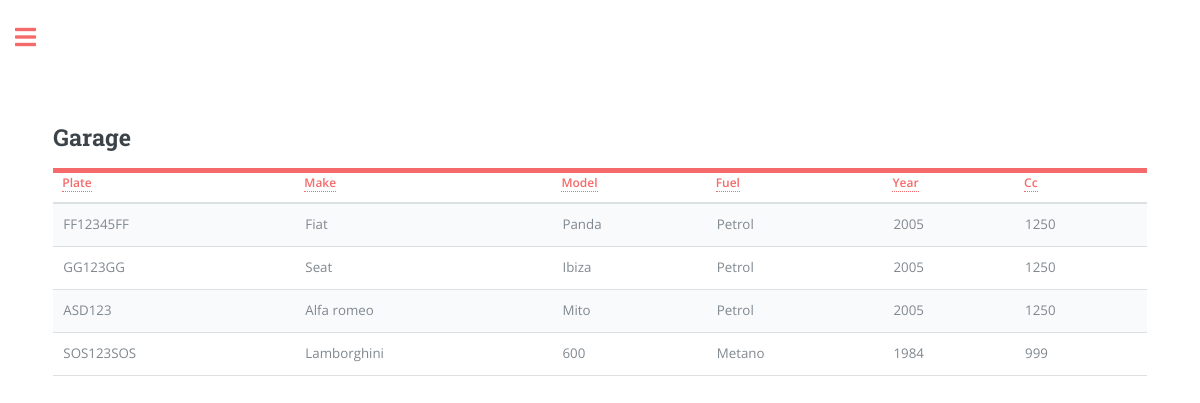
/garage_view (signed in), run on the app's committed database.
### app/models.py (models this page shows, shortened)
class Car(db.Model):
    plate = db.Column(db.String(8), primary_key=True, index=True, unique=True)
    make = db.Column(db.String(15), index=True)
    model = db.Column(db.String(15), index=True)
    fuel = db.Column(db.String(8), index=True)
    year = db.Column(db.Integer, index=True)
    cc = db.Column(db.Integer, index=True)
    user_id = db.Column(db.Integer, db.ForeignKey('user.id'))

### app/routes.py (the view)
@app.route('/garage_view', methods=['GET', 'POST'])
@login_required
def garage_view():
    user_cars = current_user.garage.all()
    return render_template('garage_view.html', title='Garage', page="garage_view", user_cars=user_cars)

### app/models.py (called while the page is built)
@login.user_loader
def load_user(id):
    return User.query.get(int(id))

### app/templates/garage_view.html (shortened to what this page needs)
{% extends "index.html" %}
{% block content %}
<head>
</head>
<header id="header">
  <h2>Garage</h2>
</header>
<table class="table" id="carTable">
    <thead>
      <tr>
        <th scope="col"><a href="#" class="sort-link" data-sort="plate">Plate</a></th>
        <th scope="col"><a href="#" class="sort-link" data-sort="make">Make</a></th>
        <th scope="col"><a href="#" class="sort-link" data-sort="model">Model</a></th>
        <th scope="col"><a href="#" class="sort-link" data-sort="fuel">Fuel</a></th>
        <th scope="col"><a href="#" class="sort-link" data-sort="year">Year</a></th>
        <th scope="col"><a href="#" class="sort-link" data-sort="cc">Cc</a></th>
      </tr>
    </thead>
    <tbody>
      {% for car in user_cars %}
      <tr>
          <td data-sort="plate">{{ car.plate }}</td>
          <td data-sort="make">{{ car.make }}</td>
          <td data-sort="model">{{ car.model }}</td>
          <td data-sort="fuel">{{ car.fuel }}</td>
          <td data-sort="year">{{ car.year }}</td>
          <td data-sort="cc">{{ car.cc }}</td>
      </tr>
      {% endfor %}
  </tbody>
</table>
{% endblock %}

### app/static/css/main.css (style rules this page uses)
html, body, div, span, applet, object, iframe, h1, h2, h3, h4, h5, h6, p, blockquote, pre, a, abbr, acronym, address, big, cite, code, del, dfn, em, img, ins, kbd, q, s, samp, small, strike, strong, sub, sup, tt, var, b, u, i, center, dl, dt, dd, ol, ul, li, fieldset, form, label, legend, table, caption, tbody, tfoot, thead, tr, th, td, article, aside, canvas, details, embed, figure, figcaption, footer, header, hgroup, menu, nav, output, ruby, section, summary, time, mark, audio, video { margin: 0; padding: 0; border: 0; font-size: 100%; font: inherit; vertical-align: baseline; }
article, aside, details, figcaption, figure, footer, header, hgroup, menu, nav, section { display: block; }
body { line-height: 1; }
table { border-collapse: collapse; border-spacing: 0; }
body { -webkit-text-size-adjust: none; }
body { -ms-overflow-style: scrollbar; }
html { box-sizing: border-box; }
*, *:before, *:after { box-sizing: inherit; }
body { background: #ffffff; }
body, input, select, textarea { color: #7f888f; font-family: "Open Sans", sans-serif; font-size: 13pt; font-weight: 400; line-height: 1.65; }
@media screen and (max-width: 1680px) { body, input, select, textarea { font-size: 11pt; } }
@media screen and (max-width: 1280px) { body, input, select, textarea { font-size: 10pt; } }
a { -moz-transition: color 0.2s ease-in-out, border-bottom-color 0.2s ease-in-out; -webkit-transition: color 0.2s ease-in-out, border-bottom-color 0.2s ease-in-out; -ms-transition: color 0.2s ease-in-out, border-bottom-color 0.2s ease-in-out; transition: color 0.2s ease-in-out, border-bottom-color 0.2s ease-in-out; border-bottom: dotted 1px; color: #f56a6a; text-decoration: none; }
h1, h2, h3, h4, h5, h6 { color: #3d4449; font-family: "Roboto Slab", serif; font-weight: 700; line-height: 1.5; margin: 0 0 1em 0; }
h2 { font-size: 1.75em; }
table { margin: 0 0 2em 0; width: 100%; }
table tbody tr { border: solid 1px rgba(210, 215, 217, 0.75); border-left: 0; border-right: 0; }
table tbody tr:nth-child(2n + 1) { background-color: rgba(230, 235, 237, 0.25); }
table td { padding: 0.75em 0.75em; }
table th { color: #3d4449; font-size: 0.9em; font-weight: 600; padding: 0 0.75em 0.75em 0.75em; text-align: left; }
table thead { border-bottom: solid 2px rgba(210, 215, 217, 0.75); }
#header { display: -moz-flex; display: -webkit-flex; display: -ms-flex; display: flex; border-bottom: solid 5px #f56a6a; padding: 6em 0 1em 0; position: relative; }
#header > * { -moz-flex: 1; -webkit-flex: 1; -ms-flex: 1; flex: 1; margin-bottom: 0; }
@media screen and (max-width: 1680px) { #header { padding-top: 5em; } }

### data on the page
Car: plate "FF12345FF", make "Fiat", model "Panda", fuel "Petrol", year "2005", cc "1250"
Car: plate "GG123GG", make "Seat", model "Ibiza", fuel "Petrol", year "2005", cc "1250"
Car: plate "ASD123", make "Alfa romeo", model "Mito", fuel "Petrol", year "2005", cc "1250"
Car: plate "SOS123SOS", make "Lamborghini", model "600", fuel "Metano", year "1984", cc "999"
